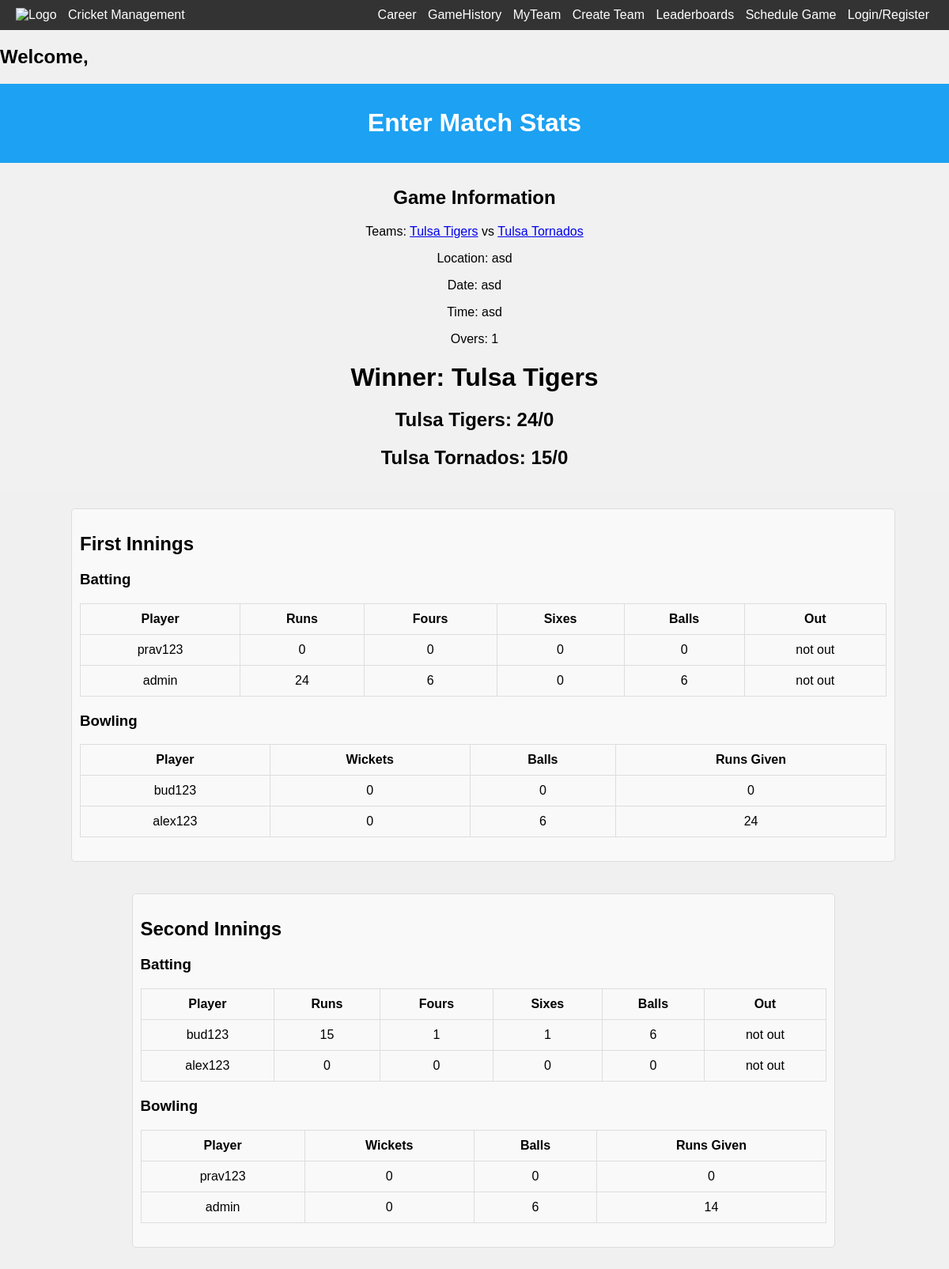
The page /view-game/73 on the database its author committed.
### base/models.py (models this page shows, shortened)
class Game(models.Model):
    entering_stats = models.BooleanField(default=False,null=True,blank=False) # true if stat entering has began, this is set to true when the inilize game info is submitted
    doneStats = models.BooleanField(default=False,null=True,blank=False) # true is stat entering has concluded, this is set to true when the last over of the last innings is iterated through
    archived = models.BooleanField(default=False,null=True,blank=False) # this is set to true when the user confirms that there is no edits to make to the stats entered.
    winner = models.ForeignKey(Team,on_delete=models.SET_NULL,null=True, related_name="winner",blank=True)
    team1 = models.ForeignKey(Team,on_delete=models.SET_NULL,null=True, related_name="team1")  # team that sent invite
    team2 = models.ForeignKey(Team,on_delete=models.SET_NULL,null=True, related_name="team2")
    temporary = models.BooleanField(default=False,null=True,blank=False)
    batting1_team = models.ForeignKey(Team,on_delete=models.SET_NULL,null=True, related_name="batting1")
    bowling1_team = models.ForeignKey(Team,on_delete=models.SET_NULL,null=True, related_name="bowling1")
    batting2_team = models.ForeignKey(Team,on_delete=models.SET_NULL,null=True, related_name="batting2")
    bowling2_team  = models.ForeignKey(Team,on_delete=models.SET_NULL,null=True, related_name="bowling2")
    date = models.CharField(max_length=200,null=True)
    year = models.CharField(max_length=200,null=True)
    month = models.CharField(max_length=200,null=True)
    day = models.CharField(max_length=200,null=True)
    time = models.CharField(max_length=200,null=True)
    location = models.CharField(max_length=200,null=True)
    overs = models.IntegerField(default=0,null=True,blank=True)
    batting_score1 = models.IntegerField(default=0,null=True,blank=True) # number of runs for the first batting team
    batting_score2 = models.IntegerField(default=0,null=True,blank=True) # number of runs for second batting team
    bowling_score1 = models.IntegerField(default=0,null=True,blank=True) # number of wickets for the frist bowling team
    bowling_score2 = models.IntegerField(default=0,null=True,blank=True) # number of wickets for the second bowling team
    current_innings =  models.IntegerField(default=1,  null=True,blank=True)
    current_over = models.IntegerField(default=1,  null=True,blank=True)
    current_ball = models.IntegerField(default=1,  null=True,blank=True)
    ball1 = models.CharField(max_length=200,null=True) # icon of first ball in current over
    ball2 = models.CharField(max_length=200,null=True)
    ball3 = models.CharField(max_length=200,null=True)
    ball4 = models.CharField(max_length=200,null=True)
    ball5 = models.CharField(max_length=200,null=True)
    ball6 = models.CharField(max_length=200,null=True)
    on_strike_batsman = models.OneToOneField("Player", related_name="on_strike_batsman",on_delete=models.SET_NULL,null=True,blank=True,unique=False)
    off_strike_batsman = models.OneToOneField("Player", related_name="off_strike_batsman",on_delete=models.SET_NULL,null=True,blank=True,unique=False)
    current_bowler = models.OneToOneField("Player", related_name="current_bowler",on_delete=models.SET_NULL,null=True,blank=True,unique=False)
    players_stats = models.ManyToManyField("PlayerGameStat", related_name="players_stats", blank=True)
    @property
    def get_batting1_score(self):
        runs = 0
        for stat in self.players_stats.all():
            if stat.player in list(self.batting1_team.players.all()):
                runs += stat.total_runs
        return runs
    @property
    def get_batting2_score(self):
        runs = 0
        for stat in self.players_stats.all():
            if stat.player in list(self.batting2_team.players.all()):
                runs += stat.total_runs
        return runs
    @ property
    def get_bowling1_score(self):
        wickets = 0
        for stat in self.players_stats.all():
            if stat.player in list(self.bowling1_team.players.all()):
                wickets += stat.wickets
        return wickets
    @property
    def get_bowling2_score(self):
        wickets = 0
        for stat in self.players_stats.all():
            if stat.player in list(self.bowling2_team.players.all()):
                wickets += stat.wickets
        return wickets

class Team(models.Model):
    name = models.CharField(max_length=200,null=True)
    captain = models.OneToOneField("Player", related_name="captain",on_delete=models.SET_NULL,null=True,blank=True,unique=False)
    players = models.ManyToManyField("Player", related_name="players", blank=True)
    runs_average = models.FloatField(default=0,null=True,blank=True)
    wickets_average = models.FloatField(default=0,null=True,blank=True)
    win_percentage = models.FloatField(default=0)
    games = models.ManyToManyField("Game", related_name="gammes", blank=True)
    temporary = models.BooleanField(default=False,null=True,blank=False)
    organization = models.ForeignKey(Organization,on_delete=models.SET_NULL,null=True, related_name="winner",blank=True)

class PlayerGameStat(models.Model):
    game = models.ForeignKey(Game,on_delete=models.SET_NULL,null=True, related_name="player_game")
    player = models.ForeignKey(Player,on_delete=models.SET_NULL,null=True, related_name="player_player")
    runs_scored = models.IntegerField(default=0,null=True,blank=True)
    runs_ran = models.IntegerField(default=0,null=True,blank=True)
    wickets = models.IntegerField(default=0,null=True,blank=True)
    extras = models.IntegerField(default=0,null=True,blank=True)
    balls_batted = models.IntegerField(default=0,null=True,blank=True)
    balls_bowled = models.IntegerField(default=0,null=True,blank=True)
    fours = models.IntegerField(default=0,null=True,blank=True)
    sixes = models.IntegerField(default=0,null=True,blank=True)
    catches = models.IntegerField(default=0,null=True,blank=True)
    runs_given_up = models.IntegerField(default=0,null=True,blank=True)
    out_type = models.CharField(max_length=200,null=True, default="not out")
    out_ball = models.IntegerField(default=-1,null=True,blank=True) # -1 means they havent been out
    out_over =  models.IntegerField(default=-1,null=True,blank=True) #-1 means they gavent been out
    @property
    def total_runs(self):
        return self.runs_scored + self.runs_ran

class Player(AbstractUser):
    first_name = models.CharField(max_length=200, null=True)
    last_name = models.CharField(max_length=200, null=True)
    email = models.EmailField(unique=True, null=True)
    teams = models.ManyToManyField("Team", related_name="teams", blank=True) # long-term-team outside of organization
    organization = models.ForeignKey(Organization,on_delete=models.SET_NULL,null=True, blank=True)
    runs = models.IntegerField(default=0,null=True,blank=True)
    wickets = models.IntegerField(default=0,null=True,blank=True)
    catches = models.IntegerField(default=0,null=True,blank=True)
    sixes = models.IntegerField(default=0,null=True,blank=True)
    fours = models.IntegerField(default=0,null=True,blank=True)
    extras = models.IntegerField(default=0,null=True,blank=True)
    games_played = models.IntegerField(default=0,null=True,blank=True)
    games_won = models.IntegerField(default=0,null=True,blank=True)
    win_percentage = models.FloatField(default=0,null=True,blank=True)
    fifties = models.IntegerField(default=0,null=True,blank=True)
    centuries = models.IntegerField(default=0,null=True,blank=True)
    sr = models.FloatField(default=0,null=True,blank=True)
    runs_hs = models.IntegerField(default=0,null=True,blank=True)
    wickets_hs = models.IntegerField(default=0,null=True,blank=True)
    fours_hs = models.IntegerField(default=0,null=True,blank=True)
    sixes_hs = models.IntegerField(default=0,null=True,blank=True)
    runs_average = models.FloatField(default=0,null=True,blank=True)
    wickets_average = models.FloatField(default=0,null=True,blank=True)
    fours_average = models.FloatField(default=0,null=True,blank=True)
    sixes_average = models.FloatField(default=0,null=True,blank=True)
    catches_average = models.FloatField(default=0,null=True,blank=True)
    extras_average = models.FloatField(default=0,null=True,blank=True)
    balls_bowled = models.IntegerField(default=0,null=True,blank=True)
    balls_played = models.IntegerField(default=0,null=True,blank=True)
    game_invites = models.ManyToManyField("GameInvite", related_name="game_invites", blank=True)
    team_invites = models.ManyToManyField("TeamInvite", related_name="team_invites", blank=True)
    org_invites = models.ManyToManyField("OrganizationInvite", related_name="org_invites", blank=True)
    games = models.ManyToManyField("Game", related_name="games", blank=True)
    USERNAME_FIELD = "email"
    REQUIRED_FIELDS = ["username"]

### base/views.py (the view, shortened to what this page needs)
# urls.py: path("view-game/<str:pk>", views.view_game, name="view-game"),
def view_game(request, pk): # game.vids
    print(request.POST) # if box is not checked its key/val pair will not show up in request.POST, and tis value is None
    user = request.user
    game = Game.objects.get(id=int(pk))
    print(request.POST)
    print("team 1 stats: ")
    for p in game.players_stats.all():
        print(p.player.username)
    context = {"game":game}
    return render(request, "base/view_game.html", context)

### base/templates/base/view_game.html (shortened to what this page needs)
{% extends 'main.html' %}
{% block content %}
<!DOCTYPE html>
<!DOCTYPE html>
<html lang="en">
<head>
</head>
<body>
<div class="header">
  <h1>Enter Match Stats</h1>
</div>
<div class="game-info">
  <h2>Game Information</h2>
  <p>Teams: <a href="{% url 'team' game.team1.id %}">{{game.team1.name}}</a> vs <a href="{% url 'team' game.team2.id %}">{{game.team2.name}}</a></p>
  <p>Location: {{game.location}}</p>
  <p>Date: {{game.date}}</p>
  <p>Time: {{game.time}}</p>
  <p>Overs: {{game.overs}}</p>
  {% if game.winner %}
  <h1>Winner: {{game.winner.name}}</h1>
  {% endif %}
  {% if game.entering_stats == True %}
    <h2>{{game.team1.name}}: {{game.get_batting1_score}}/{{game.get_bowling1_score}}</h2>
    <h2>{{game.team2.name}}: {{game.get_batting2_score}}/{{game.get_bowling2_score}}</h2>
  {% endif %}
</div>
{% if game.entering_stats == True %}
<div class="innings">
  <div class="innings-section">
    <h2>First Innings</h2>
    <h3>Batting</h3>
    <table class="stat-table">
        <tr>
          <th>Player</th>
          <th>Runs</th>
          <th>Fours</th>
          <th>Sixes</th>
          <th>Balls</th>
          <th>Out</th>
        </tr>
      <tbody>
        {% for player in game.batting1_team.players.all %}
          {% for stat in game.players_stats.all %}
            {% if player == stat.player %}
              <tr>
                <td>{{player.username}}</td>
                <td>{{stat.total_runs}}</td>
                <td>{{stat.fours}}</td>
                <td>{{stat.sixes}}</td>
                <td>{{stat.balls_batted}}</td>
                <td>{{stat.out_type}}</td>
              </tr>
            {% endif %}
          {% endfor %}
        {% endfor %}
      </tbody>
    </table>
    <h3>Bowling</h3>
    <table class="stat-table">
        <tr>
          <th>Player</th>
          <th>Wickets</th>
          <th>Balls</th>
          <th>Runs Given</th>
        </tr>
      <tbody>
        {% for player in game.bowling1_team.players.all %}
          {% for stat in game.players_stats.all %}
            {% if player == stat.player %}
              <tr>
                <td>{{player.username}}</td>
                <td>{{stat.wickets}}</td>
                <td>{{stat.balls_bowled}}</td>
                <td>{{stat.runs_given_up}}</td>
              </tr>
            {% endif %}
          {% endfor %}
        {% endfor %}
      </tbody>
    </table>
</div>
<div class="innings">
  <div class="innings-section">
    <h2>Second Innings</h2>
    <h3>Batting</h3>
    <table class="stat-table">
        <tr>
          <th>Player</th>
          <th>Runs</th>
          <th>Fours</th>
          <th>Sixes</th>
          <th>Balls</th>
          <th>Out</th>
        </tr>
      <tbody>
        {% for player in game.batting2_team.players.all %}
          {% for stat in game.players_stats.all %}
            {% if player == stat.player %}
              <tr>
                <td>{{player.username}}</td>
                <td>{{stat.total_runs}}</td>
                <td>{{stat.fours}}</td>
                <td>{{stat.sixes}}</td>
                <td>{{stat.balls_batted}}</td>
                <td>{{stat.out_type}}</td>
              </tr>
            {% endif %}
          {% endfor %}
        {% endfor %}
      </tbody>
    </table>
    <h3>Bowling</h3>
    <table class="stat-table">
        <tr>
          <th>Player</th>
          <th>Wickets</th>
          <th>Balls</th>
          <th>Runs Given</th>
        </tr>
      <tbody>
        {% for player in game.bowling2_team.players.all %}
          {% for stat in game.players_stats.all %}
            {% if player == stat.player %}
              <tr>
                <td>{{player.username}}</td>
                <td>{{stat.wickets}}</td>
                <td>{{stat.balls_bowled}}</td>
                <td>{{stat.runs_given_up}}</td>
               </tr>
            {% endif %}
          {% endfor %}
        {% endfor %}
      </tbody>
    </table>
  </div>
</div>
{% endif %}
</body>
</html>
{% endblock %}

### templates/main.html (shortened to what this page needs)
<!DOCTYPE html>
<html>
<head>
</head>
<body>
    {% include 'navbar.html' %}
    {% block content %}{% endblock %}
</body>
</html>

### templates/navbar.html (shortened to what this page needs)
{% if request.user.is_authenticated == True %}
<header>
  <nav>
      <div class="logo">
          <a href="{% url 'home' %}" class="home-link"><span><img src="" alt="Logo"></span></a>
          <a href="{% url 'home' %}" class="home-link"><span>Cricket Management</span></a>
      </div>
      <div class="navbar">
        <a href="{% url 'player-career' request.user.id %}">Career</a>
        <a href="{% url 'game-history' %}" >GameHistory</a></li>
        {% if request.user.team %}
        <a href="{% url 'team' request.user.team.id %}" >MyTeam</a>
        {% endif %}
        <a href="{% url 'create-team' %}" >Create Team</a>
        <a href="{% url 'create-organization' %}" >Create Organization</a>
        <a href="{% url 'view-leaderboard' %}" >Leaderboards</a>
        <a href="{% url 'schedule-game' %}" >Schedule Game</a>
        <a href="{% url 'login' %}" >Login/Register</a>
        <a href="{% url 'logout' %}"">Logout</a>
      </div>
  </nav>
</header>
{% elif request.user.is_authenticated  == False %}
<header>
  <nav>
      <div class="logo">
          <img src="" alt="Logo">
          <span>Cricket Management</span>
      </div>
      <div class="navbar">
        <a href="{% url 'unauthorized' %}" class="navbar-link">Career</a>
        <a href="{% url 'unauthorized' %}" class="navbar-link">GameHistory</a>
        <a href="{% url 'unauthorized' %}" class="navbar-link">MyTeam</a>
        <a href="{% url 'unauthorized' %}" class="navbar-link">Create Team</a>
        <a href="{% url 'view-leaderboard' %}" class="navbar-link">Leaderboards</a>
        <a href="{% url 'unauthorized' %}" class="navbar-link">Schedule Game</a>
        <a href="{% url 'login' %}" class="navbar-link">Login/Register</a>
      </div>
  </nav>
</header>
{% endif %}
<h2>Welcome, {{request.user.username}}</h2>

### rows shown on the page
Game: team1.name "Tulsa Tigers", team2.name "Tulsa Tornados", location "asd", date "asd", time "asd", overs "1", winner.name "Tulsa Tigers", get_batting1_score "24", get_bowling1_score "0", get_batting2_score "15", get_bowling2_score "0"
Player: username "prav123"
PlayerGameStat: total_runs "0", fours "0", sixes "0", balls_batted "0", out_type "not out", wickets "0", balls_bowled "0", runs_given_up "0"
Player: username "admin"
PlayerGameStat: total_runs "24", fours "6", sixes "0", balls_batted "6", out_type "not out", wickets "0", balls_bowled "6", runs_given_up "14"
Player: username "bud123"
PlayerGameStat: wickets "0", balls_bowled "0", runs_given_up "0", total_runs "15", fours "1", sixes "1", balls_batted "6", out_type "not out"
Player: username "alex123"
PlayerGameStat: wickets "0", balls_bowled "6", runs_given_up "24", total_runs "0", fours "0", sixes "0", balls_batted "0", out_type "not out"
